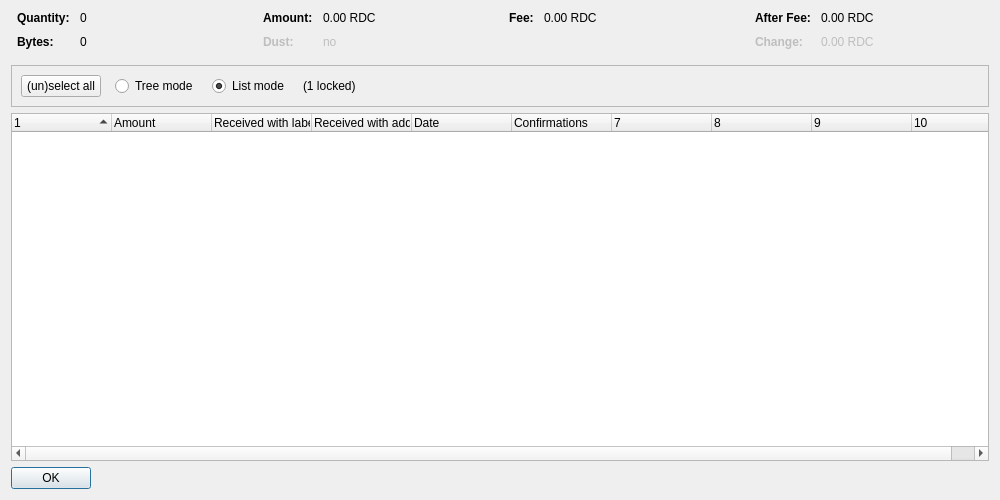
<?xml version="1.0" encoding="UTF-8"?>
<ui version="4.0">
 <class>CoinControlDialog</class>
 <widget class="QDialog" name="CoinControlDialog">
  <property name="geometry">
   <rect>
    <x>0</x>
    <y>0</y>
    <width>1000</width>
    <height>500</height>
   </rect>
  </property>
  <property name="windowTitle">
   <string>Coin Selection</string>
  </property>
  <layout class="QVBoxLayout" name="verticalLayout">
   <item>
    <layout class="QHBoxLayout" name="horizontalLayoutTop" stretch="0,0,0,0">
     <property name="topMargin">
      <number>0</number>
     </property>
     <property name="bottomMargin">
      <number>10</number>
     </property>
     <item>
      <layout class="QFormLayout" name="formLayoutCoinControl1">
       <property name="horizontalSpacing">
        <number>10</number>
       </property>
       <property name="verticalSpacing">
        <number>10</number>
       </property>
       <property name="leftMargin">
        <number>6</number>
       </property>
       <property name="rightMargin">
        <number>6</number>
       </property>
       <item row="0" column="0">
        <widget class="QLabel" name="labelCoinControlQuantityText">
         <property name="font">
          <font>
           <weight>75</weight>
           <bold>true</bold>
          </font>
         </property>
         <property name="text">
          <string>Quantity:</string>
         </property>
        </widget>
       </item>
       <item row="0" column="1">
        <widget class="QLabel" name="labelCoinControlQuantity">
         <property name="cursor">
          <cursorShape>IBeamCursor</cursorShape>
         </property>
         <property name="contextMenuPolicy">
          <enum>Qt::ActionsContextMenu</enum>
         </property>
         <property name="text">
          <string notr="true">0</string>
         </property>
         <property name="textInteractionFlags">
          <set>Qt::LinksAccessibleByMouse|Qt::TextSelectableByKeyboard|Qt::TextSelectableByMouse</set>
         </property>
        </widget>
       </item>
       <item row="1" column="0">
        <widget class="QLabel" name="labelCoinControlBytesText">
         <property name="font">
          <font>
           <weight>75</weight>
           <bold>true</bold>
          </font>
         </property>
         <property name="text">
          <string>Bytes:</string>
         </property>
        </widget>
       </item>
       <item row="1" column="1">
        <widget class="QLabel" name="labelCoinControlBytes">
         <property name="cursor">
          <cursorShape>IBeamCursor</cursorShape>
         </property>
         <property name="contextMenuPolicy">
          <enum>Qt::ActionsContextMenu</enum>
         </property>
         <property name="text">
          <string notr="true">0</string>
         </property>
         <property name="textInteractionFlags">
          <set>Qt::LinksAccessibleByMouse|Qt::TextSelectableByKeyboard|Qt::TextSelectableByMouse</set>
         </property>
        </widget>
       </item>
      </layout>
     </item>
     <item>
      <layout class="QFormLayout" name="formLayoutCoinControl2">
       <property name="horizontalSpacing">
        <number>10</number>
       </property>
       <property name="verticalSpacing">
        <number>10</number>
       </property>
       <property name="leftMargin">
        <number>6</number>
       </property>
       <property name="rightMargin">
        <number>6</number>
       </property>
       <item row="0" column="0">
        <widget class="QLabel" name="labelCoinControlAmountText">
         <property name="font">
          <font>
           <weight>75</weight>
           <bold>true</bold>
          </font>
         </property>
         <property name="text">
          <string>Amount:</string>
         </property>
        </widget>
       </item>
       <item row="0" column="1">
        <widget class="QLabel" name="labelCoinControlAmount">
         <property name="cursor">
          <cursorShape>IBeamCursor</cursorShape>
         </property>
         <property name="contextMenuPolicy">
          <enum>Qt::ActionsContextMenu</enum>
         </property>
         <property name="text">
          <string notr="true">0.00 RDC</string>
         </property>
         <property name="textInteractionFlags">
          <set>Qt::LinksAccessibleByMouse|Qt::TextSelectableByKeyboard|Qt::TextSelectableByMouse</set>
         </property>
        </widget>
       </item>
       <item row="1" column="0">
        <widget class="QLabel" name="labelCoinControlLowOutputText">
         <property name="enabled">
          <bool>false</bool>
         </property>
         <property name="font">
          <font>
           <weight>75</weight>
           <bold>true</bold>
          </font>
         </property>
         <property name="text">
          <string>Dust:</string>
         </property>
        </widget>
       </item>
       <item row="1" column="1">
        <widget class="QLabel" name="labelCoinControlLowOutput">
         <property name="enabled">
          <bool>false</bool>
         </property>
         <property name="cursor">
          <cursorShape>IBeamCursor</cursorShape>
         </property>
         <property name="contextMenuPolicy">
          <enum>Qt::ActionsContextMenu</enum>
         </property>
         <property name="text">
          <string notr="true">no</string>
         </property>
         <property name="textInteractionFlags">
          <set>Qt::LinksAccessibleByMouse|Qt::TextSelectableByKeyboard|Qt::TextSelectableByMouse</set>
         </property>
        </widget>
       </item>
      </layout>
     </item>
     <item>
      <layout class="QFormLayout" name="formLayoutCoinControl3">
       <property name="horizontalSpacing">
        <number>10</number>
       </property>
       <property name="verticalSpacing">
        <number>10</number>
       </property>
       <property name="leftMargin">
        <number>6</number>
       </property>
       <property name="rightMargin">
        <number>6</number>
       </property>
       <item row="0" column="0">
        <widget class="QLabel" name="labelCoinControlFeeText">
         <property name="font">
          <font>
           <weight>75</weight>
           <bold>true</bold>
          </font>
         </property>
         <property name="text">
          <string>Fee:</string>
         </property>
        </widget>
       </item>
       <item row="0" column="1">
        <widget class="QLabel" name="labelCoinControlFee">
         <property name="cursor">
          <cursorShape>IBeamCursor</cursorShape>
         </property>
         <property name="contextMenuPolicy">
          <enum>Qt::ActionsContextMenu</enum>
         </property>
         <property name="text">
          <string notr="true">0.00 RDC</string>
         </property>
         <property name="textInteractionFlags">
          <set>Qt::LinksAccessibleByMouse|Qt::TextSelectableByKeyboard|Qt::TextSelectableByMouse</set>
         </property>
        </widget>
       </item>
      </layout>
     </item>
     <item>
      <layout class="QFormLayout" name="formLayoutCoinControl4">
       <property name="horizontalSpacing">
        <number>10</number>
       </property>
       <property name="verticalSpacing">
        <number>10</number>
       </property>
       <property name="leftMargin">
        <number>6</number>
       </property>
       <property name="rightMargin">
        <number>6</number>
       </property>
       <item row="0" column="0">
        <widget class="QLabel" name="labelCoinControlAfterFeeText">
         <property name="font">
          <font>
           <weight>75</weight>
           <bold>true</bold>
          </font>
         </property>
         <property name="text">
          <string>After Fee:</string>
         </property>
        </widget>
       </item>
       <item row="0" column="1">
        <widget class="QLabel" name="labelCoinControlAfterFee">
         <property name="cursor">
          <cursorShape>IBeamCursor</cursorShape>
         </property>
         <property name="contextMenuPolicy">
          <enum>Qt::ActionsContextMenu</enum>
         </property>
         <property name="text">
          <string notr="true">0.00 RDC</string>
         </property>
         <property name="textInteractionFlags">
          <set>Qt::LinksAccessibleByMouse|Qt::TextSelectableByKeyboard|Qt::TextSelectableByMouse</set>
         </property>
        </widget>
       </item>
       <item row="1" column="0">
        <widget class="QLabel" name="labelCoinControlChangeText">
         <property name="enabled">
          <bool>false</bool>
         </property>
         <property name="font">
          <font>
           <weight>75</weight>
           <bold>true</bold>
          </font>
         </property>
         <property name="text">
          <string>Change:</string>
         </property>
        </widget>
       </item>
       <item row="1" column="1">
        <widget class="QLabel" name="labelCoinControlChange">
         <property name="enabled">
          <bool>false</bool>
         </property>
         <property name="cursor">
          <cursorShape>IBeamCursor</cursorShape>
         </property>
         <property name="contextMenuPolicy">
          <enum>Qt::ActionsContextMenu</enum>
         </property>
         <property name="text">
          <string notr="true">0.00 RDC</string>
         </property>
         <property name="textInteractionFlags">
          <set>Qt::LinksAccessibleByMouse|Qt::TextSelectableByKeyboard|Qt::TextSelectableByMouse</set>
         </property>
        </widget>
       </item>
      </layout>
     </item>
    </layout>
   </item>
   <item>
    <widget class="QFrame" name="frame">
     <property name="minimumSize">
      <size>
       <width>0</width>
       <height>40</height>
      </size>
     </property>
     <property name="frameShape">
      <enum>QFrame::StyledPanel</enum>
     </property>
     <property name="frameShadow">
      <enum>QFrame::Sunken</enum>
     </property>
     <layout class="QHBoxLayout" name="horizontalLayout">
      <item>
       <layout class="QHBoxLayout" name="horizontalLayoutPanel" stretch="0,0,0,0,0">
        <property name="spacing">
         <number>14</number>
        </property>
        <item>
         <widget class="QPushButton" name="pushButtonSelectAll">
          <property name="sizePolicy">
           <sizepolicy hsizetype="Maximum" vsizetype="Fixed">
            <horstretch>0</horstretch>
            <verstretch>0</verstretch>
           </sizepolicy>
          </property>
          <property name="text">
           <string>(un)select all</string>
          </property>
          <property name="autoDefault">
           <bool>false</bool>
          </property>
         </widget>
        </item>
        <item>
         <widget class="QRadioButton" name="radioTreeMode">
          <property name="sizePolicy">
           <sizepolicy hsizetype="Maximum" vsizetype="Fixed">
            <horstretch>0</horstretch>
            <verstretch>0</verstretch>
           </sizepolicy>
          </property>
          <property name="text">
           <string>Tree mode</string>
          </property>
         </widget>
        </item>
        <item>
         <widget class="QRadioButton" name="radioListMode">
          <property name="sizePolicy">
           <sizepolicy hsizetype="Maximum" vsizetype="Fixed">
            <horstretch>0</horstretch>
            <verstretch>0</verstretch>
           </sizepolicy>
          </property>
          <property name="text">
           <string>List mode</string>
          </property>
          <property name="checked">
           <bool>true</bool>
          </property>
         </widget>
        </item>
        <item>
         <widget class="QLabel" name="labelLocked">
          <property name="text">
           <string notr="true">(1 locked)</string>
          </property>
         </widget>
        </item>
        <item>
         <spacer name="horizontalSpacer">
          <property name="orientation">
           <enum>Qt::Horizontal</enum>
          </property>
          <property name="sizeHint" stdset="0">
           <size>
            <width>40</width>
            <height>20</height>
           </size>
          </property>
         </spacer>
        </item>
       </layout>
      </item>
     </layout>
    </widget>
   </item>
   <item>
    <widget class="CoinControlTreeWidget" name="treeWidget">
     <property name="contextMenuPolicy">
      <enum>Qt::CustomContextMenu</enum>
     </property>
     <property name="sortingEnabled">
      <bool>false</bool>
     </property>
     <property name="columnCount">
      <number>10</number>
     </property>
     <attribute name="headerShowSortIndicator" stdset="0">
      <bool>true</bool>
     </attribute>
     <attribute name="headerStretchLastSection">
      <bool>false</bool>
     </attribute>
     <column>
      <property name="text">
       <string/>
      </property>
     </column>
     <column>
      <property name="text">
       <string>Amount</string>
      </property>
     </column>
     <column>
      <property name="text">
       <string>Received with label</string>
      </property>
     </column>
     <column>
      <property name="text">
       <string>Received with address</string>
      </property>
     </column>
     <column>
      <property name="text">
       <string>Date</string>
      </property>
     </column>
     <column>
      <property name="text">
       <string>Confirmations</string>
      </property>
      <property name="toolTip">
       <string>Confirmed</string>
      </property>
     </column>
     <column>
      <property name="text">
       <string/>
      </property>
     </column>
     <column>
      <property name="text">
       <string/>
      </property>
     </column>
     <column>
      <property name="text">
       <string/>
      </property>
     </column>
     <column>
      <property name="text">
       <string/>
      </property>
     </column>
    </widget>
   </item>
   <item>
    <widget class="QDialogButtonBox" name="buttonBox">
     <property name="sizePolicy">
      <sizepolicy hsizetype="Maximum" vsizetype="Fixed">
       <horstretch>0</horstretch>
       <verstretch>0</verstretch>
      </sizepolicy>
     </property>
     <property name="orientation">
      <enum>Qt::Horizontal</enum>
     </property>
     <property name="standardButtons">
      <set>QDialogButtonBox::Ok</set>
     </property>
    </widget>
   </item>
  </layout>
 </widget>
 <customwidgets>
  <customwidget>
   <class>CoinControlTreeWidget</class>
   <extends>QTreeWidget</extends>
   <header>coincontroltreewidget.h</header>
  </customwidget>
 </customwidgets>
 <resources/>
 <connections/>
</ui>
